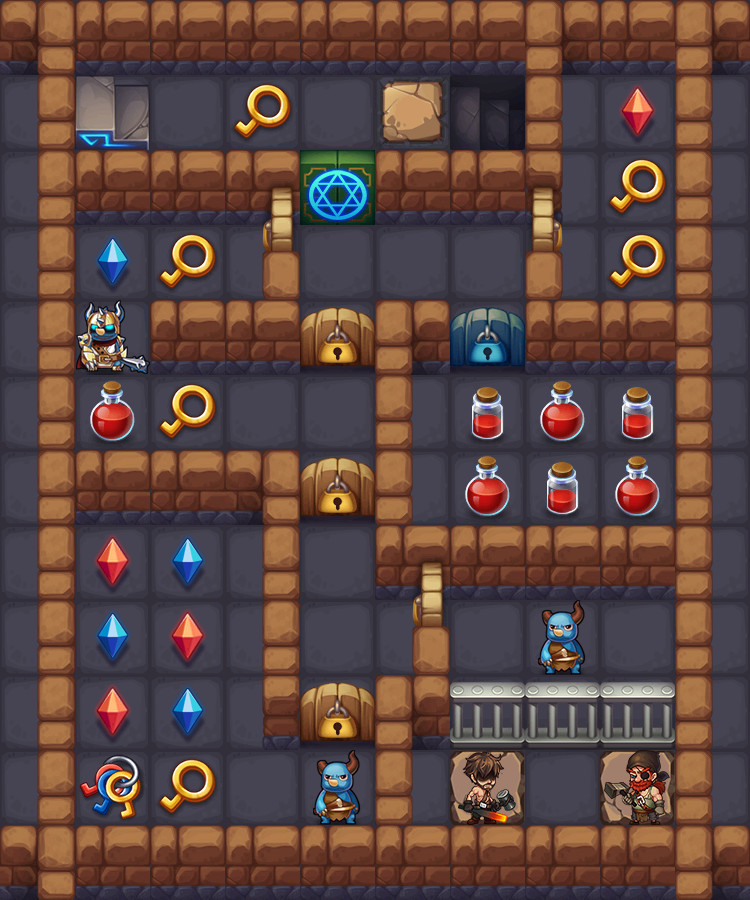

A level layout from a 2D game, rendered from its tile map. Below: a short description, then the map file with tile-grid data replaced by summaries:
An orthogonal 10x12 tile map with 75x75 px tiles, 3 tile layers (floor, wall, npc).

<map version="1.0" orientation="orthogonal" renderorder="right-down" width="10" height="12" tilewidth="75" tileheight="75" nextobjectid="1">
 <tileset firstgid="1" source="area.tsx" />
 <layer name="floor" width="10" height="12">
  <data>[120 cells, 120 non-empty, 3 distinct tile ids]</data>
 </layer>
 <layer name="wall" width="10" height="12">
  <data>[120 cells, 68 non-empty, 7 distinct tile ids]</data>
 </layer>
 <layer name="npc" width="10" height="12">
  <data>[120 cells, 41 non-empty, 18 distinct tile ids]</data>
 </layer>
</map>
